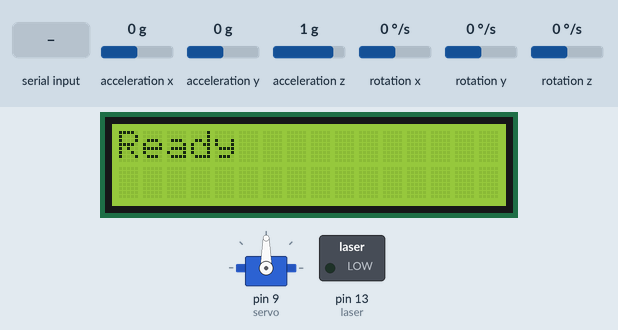
Simulated run of this sketch. Board: Arduino Uno, built with avr-gcc and run on an emulated ATmega328P. On the bench: servo, 16×2 character LCD, switched loads named in the sketch (green lamp = pin HIGH). Wiring (inferred from the names in the program): MPU-9250 motion sensor at I2C address 0x68. Inputs (shaded band) come from the test bench; at power-on: acceleration x 0 g, acceleration y 0 g, acceleration z 1 g, rotation x 0 °/s, rotation y 0 °/s, rotation z 0 °/s. What the sketch prints to the serial monitor is not drawn.

Above: at 1.2 s.
1.3 s: "MPU-6050\n" received over the second serial link
At 2.4 s:
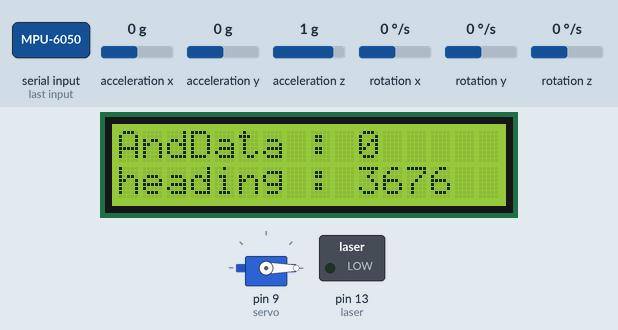
At 3.6 s:
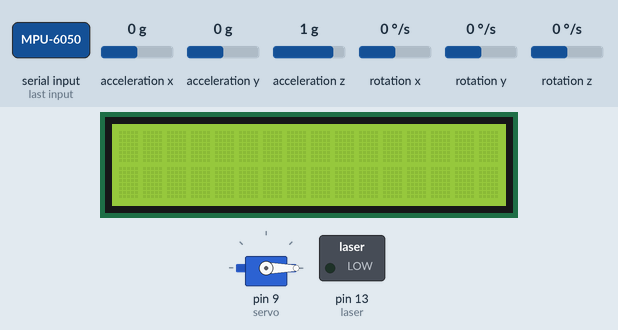
4.1 s: "30,150\n" received over the second serial link
At 4.8 s:
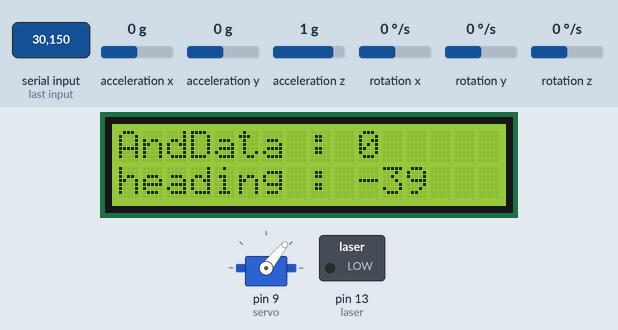
Timing chart, 0 to 7.1 s (numbered marks = the images above; inputs shaded):
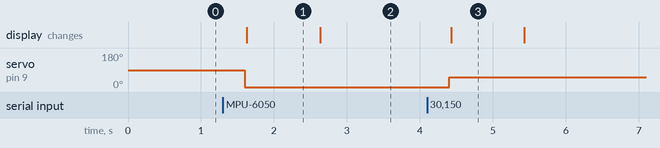

The sketch:

waylight.ino
```cpp
#include <LiquidCrystal_I2C.h>
#include <Servo.h>
#include <SoftwareSerial.h>
#include<Wire.h>
#include<math.h>

#define MPU6050_ACCEL_XOUT_H 0x3B // R
#define MPU6050_PWR_MGMT_1 0x6B // R/W
#define MPU6050_PWR_MGMT_2 0x6C // R/W
#define MPU6050_WHO_AM_I 0x75 // R
#define MPU6050_I2C_ADDRESS 0x68


Servo servo;

char valorbyte[8];
int graus=0,contador=0;
byte valor=0;
char buffer[5];               //통신을 할때 buffer배열에 전송받은 데이터 입력
int pos;
char bufferIndex = 0;
int a,b;
int def=90;
int laser = 13;
SoftwareSerial mySerial(2,3);  //tx rx
SoftwareSerial BTSerial(4,5); //tx rx
LiquidCrystal_I2C lcd(0x27,16,2);

//칼만
struct GyroKalman{
  float x_angle, x_bias;
  float P_00, P_01, P_10, P_11;
  float Q_angle, Q_gyro;
  float R_angle;
};

struct GyroKalman angX;
struct GyroKalman angY;
struct GyroKalman angZ;

static const float R_angle = 0.3;     //.3 default
static const float Q_angle = 0.01;  //0.01 (Kalman)
static const float Q_gyro = 0.04; //0.04 (Kalman)

const int lowX = -2150;
const int highX = 2210;
const int lowY = -2150;
const int highY = 2210;
const int lowZ = -2150;
const int highZ = 2550;

unsigned long prevSensoredTime = 0;
unsigned long curSensoredTime = 0;

typedef union accel_t_gyro_union
{
  struct
  {
  uint8_t x_accel_h;
  uint8_t x_accel_l;
  uint8_t y_accel_h;
  uint8_t y_accel_l;
  uint8_t z_accel_h;
  uint8_t z_accel_l;
  uint8_t t_h;
  uint8_t t_l;
  uint8_t x_gyro_h;
  uint8_t x_gyro_l;
  uint8_t y_gyro_h;
  uint8_t y_gyro_l;
  uint8_t z_gyro_h;
  uint8_t z_gyro_l;
  } reg;

  struct
  {
    int x_accel;
    int y_accel;
    int z_accel;
    int temperature;
    int x_gyro;
    int y_gyro;
    int z_gyro;
  } value;
};

int xInit[5] = {0,0,0,0,0};
int yInit[5] = {0,0,0,0,0};
int zInit[5] = {0,0,0,0,0};
int initIndex = 0;
int initSize = 5;
int xCal = 0;
int yCal = 0;
int zCal = 1800;


void setup(){
  int error;
  uint8_t c;

  initGyroKalman(&angX, Q_angle, Q_gyro, R_angle);
  initGyroKalman(&angY, Q_angle, Q_gyro, R_angle);
  initGyroKalman(&angZ, Q_angle, Q_gyro, R_angle);
  Serial.begin(9600);
  Wire.begin();
   // BTSerial.begin(9600);
  servo.attach(9);
  servo.write(def);
  pinMode(laser, OUTPUT);
//  digitalWrite(laser, HIGH);
  lcd.init();
  lcd.backlight();
  lcd.print("Ready");
    MPU6050_write_reg (MPU6050_PWR_MGMT_1, 0);

 }

void loop()
{
  int error;
  double dT;
  accel_t_gyro_union accel_t_gyro;

  curSensoredTime = millis();

//  Serial.println(F(""));
//  Serial.println(F("MPU-6050"));

  // Read the raw values.
  // Read 14 bytes at once,
  // containing acceleration, temperature and gyro.
  // With the default settings of the MPU-6050,
  // there is no filter enabled, and the values
  // are not very stable.
  error = MPU6050_read (MPU6050_ACCEL_XOUT_H, (uint8_t *) &accel_t_gyro, sizeof(accel_t_gyro));
  if(error != 0) {
    Serial.print(F("Read accel, temp and gyro, error = "));
    Serial.println(error,DEC);
  }
  // Swap all high and low bytes.
  // After this, the registers values are swapped,
  // so the structure name like x_accel_l does no
  // longer contain the lower byte.
  uint8_t swap;
  #define SWAP(x,y) swap = x; x = y; y = swap
  SWAP (accel_t_gyro.reg.x_accel_h, accel_t_gyro.reg.x_accel_l);
  SWAP (accel_t_gyro.reg.y_accel_h, accel_t_gyro.reg.y_accel_l);
  SWAP (accel_t_gyro.reg.z_accel_h, accel_t_gyro.reg.z_accel_l);
  SWAP (accel_t_gyro.reg.t_h, accel_t_gyro.reg.t_l);
  SWAP (accel_t_gyro.reg.x_gyro_h, accel_t_gyro.reg.x_gyro_l);
  SWAP (accel_t_gyro.reg.y_gyro_h, accel_t_gyro.reg.y_gyro_l);
  SWAP (accel_t_gyro.reg.z_gyro_h, accel_t_gyro.reg.z_gyro_l);

  // Print the raw acceleration values
//  Serial.print(F("accel x,y,z: "));
//  Serial.print(accel_t_gyro.value.x_accel, DEC);
//  Serial.print(F(", "));
//  Serial.print(accel_t_gyro.value.y_accel, DEC);
//  Serial.print(F(", "));
//  Serial.print(accel_t_gyro.value.z_accel, DEC);
//  Serial.println(F(""));

  // The temperature sensor is -40 to +85 degrees Celsius.
  // It is a signed integer.
  // According to the datasheet:
  // 340 per degrees Celsius, -512 at 35 degrees.
  // At 0 degrees: -512 - (340 * 35) = -12412
//  Serial.print(F("temperature: "));
//  dT = ( (double) accel_t_gyro.value.temperature + 12412.0) / 340.0;
//  Serial.print(dT, 3);
//  Serial.print(F(" degrees Celsius"));
//  Serial.println(F(""));

  // Print the raw gyro values.
//  Serial.print(F("gyro x,y,z : "));
//  Serial.print(accel_t_gyro.value.x_gyro, DEC);
//  Serial.print(F(", "));
//  Serial.print(accel_t_gyro.value.y_gyro, DEC);
//  Serial.print(F(", "));
//  Serial.print(accel_t_gyro.value.z_gyro, DEC);
//  Serial.println(F(""));


  /////////////////////////////////////////////////////////////////////////////
  /////////////////////////////////////////////////////////////////////////////
  if(prevSensoredTime > 0) {
    int gx1=0, gy1=0, gz1 = 0;
    float gx2=0, gy2=0, gz2 = 0;

    int loopTime = curSensoredTime - prevSensoredTime;

    gx2 = angleInDegrees(lowX, highX, accel_t_gyro.value.x_gyro);
    gy2 = angleInDegrees(lowY, highY, accel_t_gyro.value.y_gyro);
    gz2 = angleInDegrees(lowZ, highZ, accel_t_gyro.value.z_gyro);

    predict(&angX, gx2, loopTime);
    predict(&angY, gy2, loopTime);
    predict(&angZ, gz2, loopTime);

    gx1 = update(&angX, accel_t_gyro.value.x_accel) ;
    gy1 = update(&angY, accel_t_gyro.value.y_accel) ;
    gz1 = update(&angZ, accel_t_gyro.value.z_accel) ;

    /////////////////////////////////////////////////////////////////////////////
    /////////////////////////////////////////////////////////////////////////////
    if(initIndex < initSize) {
      xInit[initIndex] = gx1;
      yInit[initIndex] = gy1;
      zInit[initIndex] = gz1;
      if(initIndex == initSize - 1) {
        int sumX = 0; int sumY = 0; int sumZ = 0;
        for(int k=1; k <= initSize; k++) {
          sumX += xInit[k];
          sumY += yInit[k];
          sumZ += zInit[k];
        }

        xCal -= sumX/(initSize -1);
        yCal -= sumY/(initSize -1);
        zCal = (sumZ/(initSize -1) - zCal);
      }
      initIndex++;
    }

    /////////////////////////////////////////////////////////////////////////////
    /////////////////////////////////////////////////////////////////////////////
    else {
        gx1 += xCal;
        gy1 += yCal;
        //gz1 += zCal;

      // if(gz1 < 1400 && -250 < gy1 && gy1 < 250 && gx1 < 500) {
      //  Serial.print(F("Turn right"));
      //  Serial.println(F(""));
      //}

    }

//  mySerial.begin(9600);
 //   leitura();
 //   mySerial.end();
  //  delay(2000);
 // servo.attach(9);
   while(BTSerial.available()) {
    buffer[bufferIndex]  = BTSerial.read();   //블루투스 통신으로 버퍼배열에 데이터 수신
    bufferIndex++;   //데이터 수신 후 버퍼 인덱스 1 증가
      digitalWrite(laser, HIGH);

  }
   if(bufferIndex!=0) {
      int pos = atoi(buffer);
      Serial.println("==========================================================================");
      Serial.println("Input Data Android -> Arduino    |    azimuth    |    roll   |   pitch    ");
      Serial.println("---------------------------------+---------------+-----------+------------");
   //   Serial.println(pos);
   //   Serial.print("                                ");
    //  Serial.println(pos);
        a=pos;
   }
  int x;
if(a>360 && a<=9999)
{
  x=a/100;
  a=a-x*100;
}
if(a>=10000)
a=a/100;
    for(int a=0;a<5;a++) {
      buffer[a] = NULL;
    }
    bufferIndex = 0;
  BTSerial.end();

  mySerial.begin(9600);
  leitura();
  b=graus;
   mySerial.end();
  BTSerial.begin(9600);
ServoControl(a, b);

Serial.print(a);
Serial.print("                                ");
Serial.print(b);
Serial.print("             ");

float roll, pitch;
    roll=map(gx1,-16384,16384,-90,90);
    pitch=map(gy1,-16384,16384,-90,90);
    Serial.print(pitch, 2);
    Serial.print("        ");
    Serial.println(roll, 2);

lcd.home();
lcd.print("AndData : ");

lcd.print(a);
lcd.setCursor(0,1);
lcd.print("heading : ");
lcd.print(b);


/*
if(b>a)
{
  if(b-a>=180) servo.write(0);
  else if(b-a>=90 && b-a<180)  servo.write(180);
  else
  servo.write(def+(b-a));
}

if(a>b)
{
  if(a-b>=180) servo.write(180);
  else if(b-a>=90 && b-a<180) servo.write(0);
  else
  servo.write(def-(a-b));
}

if(b>=0 && b <90)
{
   if(a>b && a<90)
      servo.write(def-(a-b));
   else if(b>a && a<90)
      servo.write(def+(a-b));
   else if(a>b && a>=90)
   {
    if(a-b>=90 && a-b<180)
      servo.write(0);
    else if(a-b>=180)
      servo.write(180);
    else
      servo.write(def-(a-b));

   }
}


else if(b>=90 && b <180)
{
   if(a>b && a<180)
      servo.write(def-(a-b));
   else if(b>a && a<180)
      servo.write(def+(a-b));
   else if(a>b && a>=180)
   {
    if(a-b>=90)
      servo.write(0);
    else if(a-b>=180)
      servo.write(180);
    else
      servo.write(def-(a-b));

   }
}

else if(b>=180 && b <270)
{
   if(a>b && a<270)
      servo.write(def-(a-b));
   else if(b>a && a<270)
      servo.write(def+(a-b));
   else if(a>b && a>=270)
   {
    if(a-b>=90)
      servo.write(0);
    else if(a-b>=180)
      servo.write(180);
    else
      servo.write(def-(a-b));


   }
}

else if(b>=270 && b <360)
{
   if(a>b && a<360)
      servo.write(def-(a-b));
   else if(b>a && a<360)
      servo.write(def+(a-b));
   else if(b<a && a>=0)
   {
    if(a+abs(360-b)>=90)
      servo.write(0);
    else if(a+abs(360-b)>=180)
      servo.write(180);
    else
      servo.write(def-(a-b));

   }
}
*/
/*
988989898989
if(b>=90 && b <180)
{
   if(a>b)
      servo.write(def-(b-a));
   else
      servo.write(def+(b+a));
}


if(b>=180 && b <270)
{
   if(a>b)
      servo.write(def-(b-a));
   else
      servo.write(def+(b+a));
}


if(b>=270 && b <360)
{
   if(a>b)
      servo.write(def-(b-a));
   else
      servo.write(def+(b+a));
}
*/
//SVC(a,b);
     //digitalWrite(laser, LOW);

   delay(1000);
  // servo.detach();
   lcd.clear();
  }
     prevSensoredTime = curSensoredTime;

}


void leitura(){
  valor=0;
  mySerial.write(0x31);
  while(valor==0){
    if(mySerial.available()){
      valorbyte[contador]=mySerial.read();
      contador=(contador+1)%8;
      if(contador==0){
        graus=(valorbyte[2]-48)*100+(valorbyte[3]-48)*10+(valorbyte[4]-48);
        valor=1;
      }
    }
  }
//  Serial.println(graus);
  delay(300);
}

//int SVC(int b, int c){

/*if( b> c){
  if(b-c > 360-(b-c)){
    servo.write(360-(b-c));
    Serial.println(360-(b-c));
  }
  else if(b-c < 360-(b-c)){
    servo.write(0);
    Serial.println("0");
    }
  }
  else if(b<c){
  if((c-b)<360-(c-b)){
    servo.write(c-b);
    Serial.println(c-b);
  }
  else if((c-b)>360-(c-b)){
      servo.write(0);
      Serial.println("0");
  }
  }
  if(b>c){
    if(b-c<360-(b-c)){
      if(b-c<=90) {servo.write(90-(b-c));

      }
      else if((b-c) > 90) {servo.write(0);

      }
    }
    else if(b-c>360-(b-c)){
      if(360-(b-c)<=90)servo.write(90+(360-(b-c)));
      else if(360-(b-c)>90)servo.write(180);
    }
  }
  else if(c>b){
    if(c-b<360-(c-b)){
      if((c-b)<=90) {servo.write(90+(c-b));


      }
      else if((c-b)>90) servo.write(180);
      }
    else if(c-b>360-(c-b)){
      if(360-(c-b)<=90){ servo.write(90-(360-(c-b)));

      }
      else if(360-(c-b) >90) {servo.write(0);

      }
      }
  }
  else{
    Serial.println("함수 방위각 , 지자기 방위각 같음");
    servo.write(90);
    }

}*/

int ServoControl(int a, int b){
    if(b>a)
    {
      if(b-a>=180) servo.write(0);
      else if(b-a>=90 && b-a<180)  servo.write(180);
      else
      servo.write(def+(b-a));
    }

    if(a>b)
    {
      if(a-b>=180) servo.write(180);
      else if(b-a>=90 && b-a<180) servo.write(0);
      else
      servo.write(def-(a-b));
    }
}

//********************************************
//********************************************
int MPU6050_read(int start, uint8_t *buffer, int size)
{
  int i, n, error;

  Wire.beginTransmission(MPU6050_I2C_ADDRESS);

  n = Wire.write(start);
  if (n != 1)
    return (-10);

  n = Wire.endTransmission(false); // hold the I2C-bus
  if (n != 0)
    return (n);

  // Third parameter is true: relase I2C-bus after data is read.
  Wire.requestFrom(MPU6050_I2C_ADDRESS, size, true);
  i = 0;
  while(Wire.available() && i<size)
  {
    buffer[i++]=Wire.read();
  }
  if ( i != size)
    return (-11);
  return (0); // return : no error
}


int MPU6050_write(int start, const uint8_t *pData, int size)
{
  int n, error;

  Wire.beginTransmission(MPU6050_I2C_ADDRESS);

  n = Wire.write(start); // write the start address
  if (n != 1)
    return (-20);

  n = Wire.write(pData, size); // write data bytes
  if (n != size)
    return (-21);

  error = Wire.endTransmission(true); // release the I2C-bus
  if (error != 0)
    return (error);
  return (0); // return : no error
}

int MPU6050_write_reg(int reg, uint8_t data)
{
  int error;
  error = MPU6050_write(reg, &data, 1);
  return (error);
}

/**************************************************
 * Raw data processing
 **************************************************/
float angleInDegrees(int lo, int hi, int measured) {
  float x = (hi - lo)/180.0;
  return (float)measured/x;
}

void initGyroKalman(struct GyroKalman *kalman, const float Q_angle, const float Q_gyro, const float R_angle) {
  kalman->Q_angle = Q_angle;
  kalman->Q_gyro = Q_gyro;
  kalman->R_angle = R_angle;

  kalman->P_00 = 0;
  kalman->P_01 = 0;
  kalman->P_10 = 0;
  kalman->P_11 = 0;
}

/*
* The kalman predict method.
* kalman    the kalman data structure
* dotAngle    Derivitive Of The (D O T) Angle. This is the change in the angle from the gyro.
*           This is the value from the Wii MotionPlus, scaled to fast/slow.
* dt        the change in time, in seconds; in other words the amount of time it took to sweep dotAngle
*/
void predict(struct GyroKalman *kalman, float dotAngle, float dt) {
  kalman->x_angle += dt * (dotAngle - kalman->x_bias);
  kalman->P_00 += -1 * dt * (kalman->P_10 + kalman->P_01) + dt*dt * kalman->P_11 + kalman->Q_angle;
  kalman->P_01 += -1 * dt * kalman->P_11;
  kalman->P_10 += -1 * dt * kalman->P_11;
  kalman->P_11 += kalman->Q_gyro;
}

/*
* The kalman update method
* kalman  the kalman data structure
* angle_m   the angle observed from the Wii Nunchuk accelerometer, in radians
*/
float update(struct GyroKalman *kalman, float angle_m) {
  const float y = angle_m - kalman->x_angle;
  const float S = kalman->P_00 + kalman->R_angle;
  const float K_0 = kalman->P_00 / S;
  const float K_1 = kalman->P_10 / S;
  kalman->x_angle += K_0 * y;
  kalman->x_bias += K_1 * y;
  kalman->P_00 -= K_0 * kalman->P_00;
  kalman->P_01 -= K_0 * kalman->P_01;
  kalman->P_10 -= K_1 * kalman->P_00;
  kalman->P_11 -= K_1 * kalman->P_01;
  return kalman->x_angle;
}
```

Source omitted: MPU9250.cpp (126974 bytes), MPU9250.h (42815 bytes)

Measured:
- after the input at 1.3 s, servo on pin 9 (servo): 90° → 0° after 0.30 s; the display: changes after 0.33 s (image 1)
- after the input at 4.1 s, servo on pin 9 (servo): 0° → 51° after 0.30 s; the display: changes after 0.33 s (image 3)
- what the display in image 1 shows lasts 1.0 s, from 1.6 s to 2.6 s
